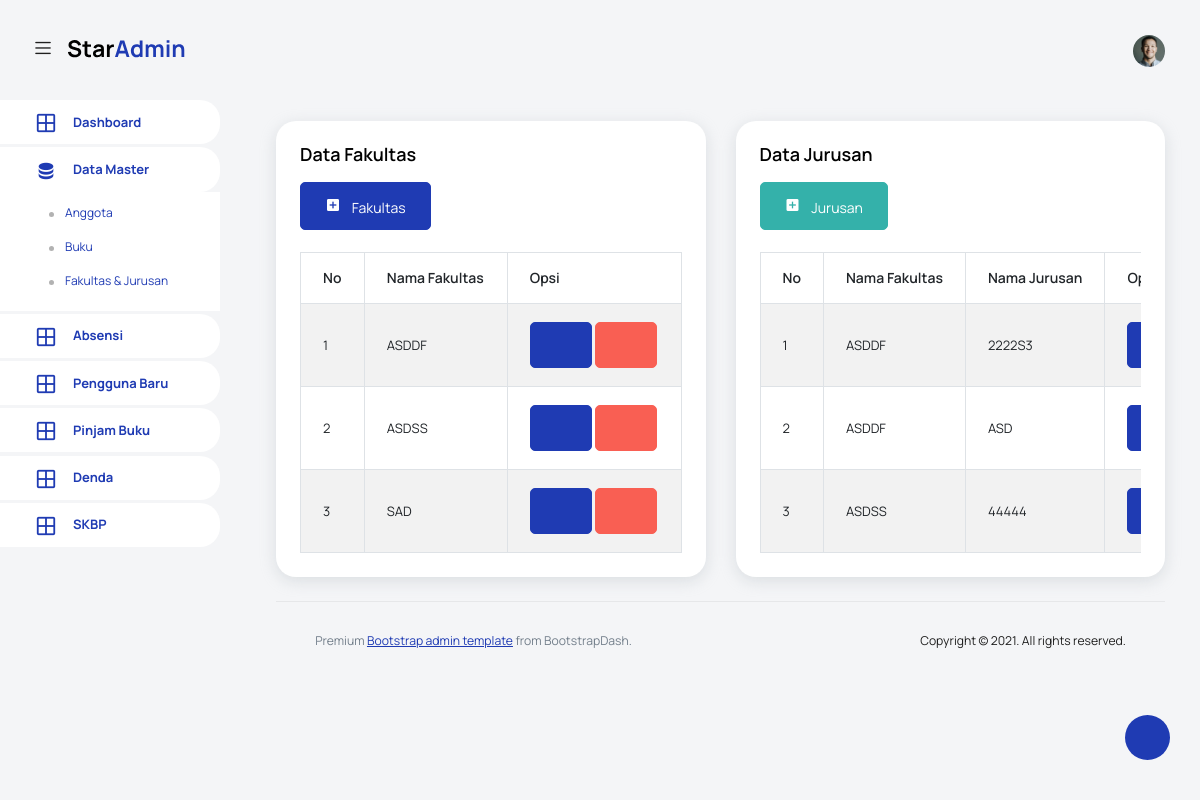
Page /pages/fakultas/index.php on the committed database.
### tables this page shows
CREATE TABLE `fakultas` (
  `id` int(11) NOT NULL,
  `nama` varchar(40) NOT NULL
);

CREATE TABLE `jurusan` (
  `id` int(11) NOT NULL,
  `fklts` varchar(40) NOT NULL,
  `jrsn` varchar(40) NOT NULL
);

### config/function-fakultas.php (the view, shortened to what this page needs)
<?php
function list_fakultas(){
    include 'koneksi.php';
    $sql = "SELECT * FROM `fakultas`";
    $result = $conn->query($sql);
    $i = 0;
    while ($row = $result->fetch_assoc()) {
        $i++;
        echo "<tr>
                    <td>" . $i . "</td>
                    <td>".strtoupper($row['nama'])."</td>
                    <td>
                      <button type='button' class='btn btn-primary btn-icon-text' onClick='editFakultas" . $row['id'] . "()'><i class='ti-pencil'></i></button>
                            <div class='modal fade' id='editFakultas" . $row['id'] . "' tabindex='-1' role='dialog' aria-labelledby='editFakultasLabel' aria-hidden='true'>
                                        <input class='form-control' type='hidden' name='id' id='id' value='". $row['id']."'>
                                        <input class='form-control' type='text' name='fakultas' id='fakultas' value='" . $row['nama'] . "'>
                            </div>
                         function editFakultas" . $row['id'] . "(){
                        $('#editFakultas" . $row['id'] . "').modal('show');
                      <a href=index.php?hapusf=" . $row['id'] . " type='submit' class='btn btn-danger btn-icon-text'><i class='ti-trash'></i></a>
                    </td>
                 ";
        }
        echo " </tr>";
}
function list_jurusan()
{
    include 'koneksi.php';
    $sql = "SELECT * FROM `jurusan`";
    $result = $conn->query($sql);
    $i = 0;
    while ($row = $result->fetch_assoc()) {
        $i++;
        echo "<tr>
                    <td>" . $i . "</td>
                    <td>".strtoupper($row['fklts'])."</td>
                    <td>".strtoupper($row['jrsn'])."</td>
                    <td>
                      <button type='button' class='btn btn-primary btn-icon-text' onClick='editJurusan". $row['id']."()'><i class='ti-pencil'></i></button>
                        <div class='modal fade' id='editJurusan" . $row['id'] . "' tabindex='-1' role='dialog' aria-labelledby='editJurusanLabel' aria-hidden='true'>
                                    <input class='form-control' type='text' name='jurusan' id='jurusan' value='" . $row['fklts'] . "'  disabled>
                                    <input class='form-control' type='text' name='jurusan' id='jurusan' value='". $row['jrsn']."' >
                                    <input class='form-control' type='hidden' name='id' id='id' value='" . $row['id'] . "' >
                        </div>
                          function editJurusan" . $row['id'] . "(){
                            $('#editJurusan" . $row['id'] . "').modal('show');
                      <a  href=index.php?hapusj=" . $row['id'] . " type='submit'  class='btn btn-danger btn-icon-text'><i class='ti-trash'></i></a>
                    </td>
                 ";
    }
    echo " </tr>";
}
?>

### rows in the picture
fakultas: nama "ASDDF"
fakultas: nama "ASDSS"
fakultas: nama "SAD"
jurusan: fklts "ASDDF", jrsn "2222S3"
jurusan: fklts "ASDDF", jrsn "ASD"
jurusan: fklts "ASDSS", jrsn "44444"
